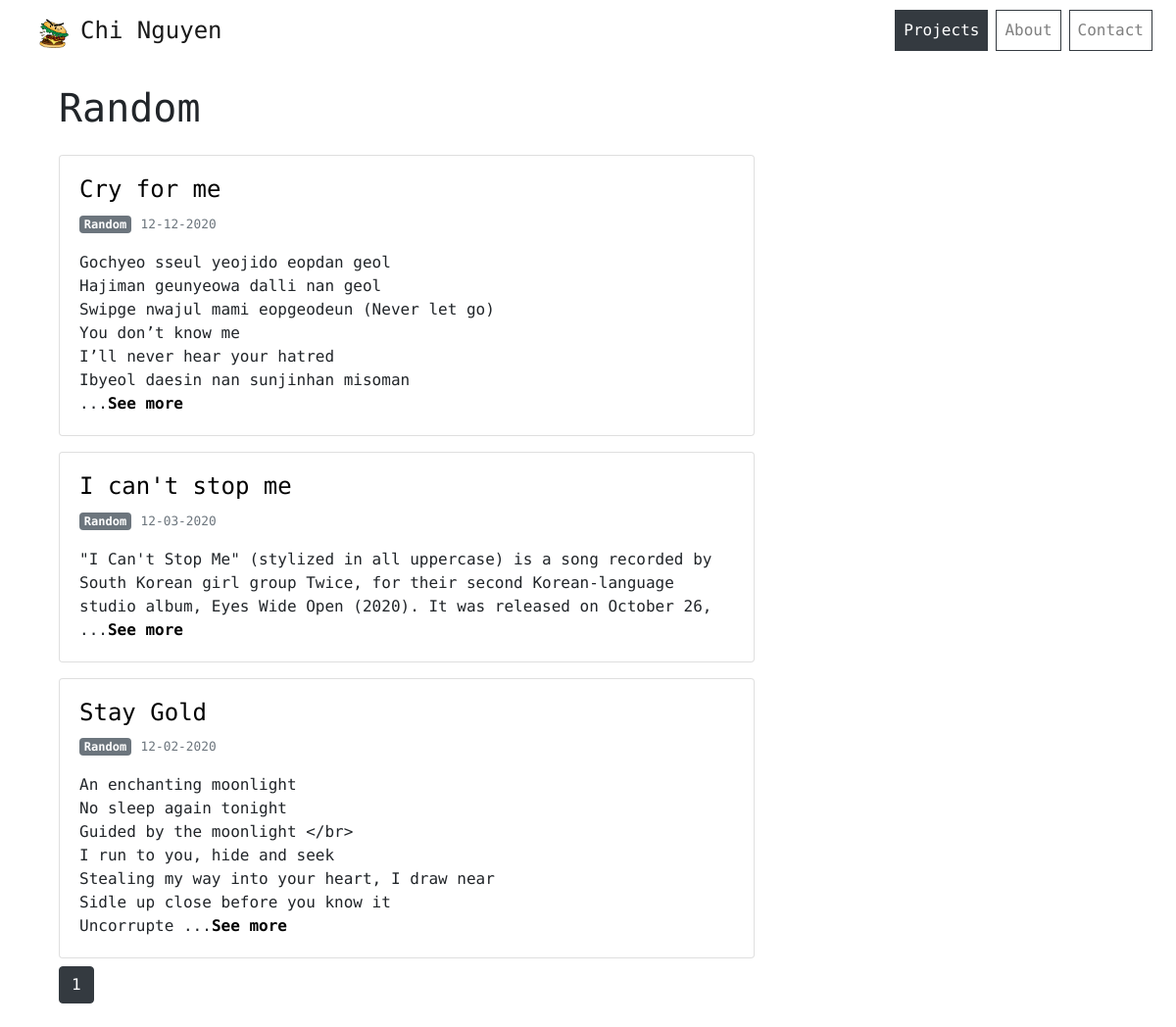
/category/random/, run on the app's committed database.
### chiblog/Blog/blog_model.py (models this page shows, shortened)
class Category(db.Model):
    id = db.Column(db.Integer, primary_key=True)
    name = db.Column(db.String(20), default = 'story')

class Blog(db.Model):
    id = db.Column(db.Integer, primary_key=True)
    title = db.Column(db.String(100), nullable=False)
    content = db.Column(db.Text, nullable=False)
    image = db.Column(db.String(20), nullable=True, default = 'default.jpg')
    created_at = db.Column(db.DateTime, nullable = False, default = datetime.utcnow)
    category_id = db.Column(db.Integer, db.ForeignKey('category.id'), nullable=False)
    category = db.relationship('Category', backref= db.backref('blogs', lazy=True))

### chiblog/Blog/blog_routes.py (the view)
@blog.route("/category/<string:category>", methods=['GET'])
@blog.route("/category/<string:category>/", methods=['GET'])
def category_blog(category):
    cat = Category.query.filter_by(name= category).first()
    page = request.args.get('page', 1, type=int)
    blogs = Blog.query.filter_by(category = cat).order_by(Blog.created_at.desc()).paginate(page=page, per_page=5)
    return render_template('category.html', blogs = blogs, legend = category)

### chiblog/templates/category.html
{% extends "layout.html" %}
{% block content %}
<div class="container-fluid padding">
<div class="row">
    <div class="col-12">
    <h1 class="mt-3">
        {{ legend.capitalize() }}
    </h1>
    </div>
    <div class="col-lg-8 col-md-12">
        {% for blog in blogs.items %}
        <div class="card mt-3 mb-2">
        <div class="card-body">
            <h4 class="mt-0"><a href="{{ url_for('blog.one_blog', blog_id = blog.id) }}">{{ blog.title }}</a></h5>
            <a href="#" class="badge badge-secondary" aria-pressed="true">{{ blog.category.name.capitalize() }}</a>
            <small class="text-muted">{{ blog.created_at.strftime('%m-%d-%Y') }}</small>
            {% if blog.content|length >= 200 %}
            <p class="card-text mt-3"> {{ blog.content[:200] }} ...<a href="{{ url_for('blog.one_blog', blog_id = blog.id) }}"><b>See more</b></a></p>
            {% else %}
            <p class="card-text"> {{ blog.content }}</p>
            {% endif %}
            </div>
        </div>
        {% endfor %}
    </div>
</div>
    {% for page_num in blogs.iter_pages(left_edge=1, right_edge=1, left_current=1, right_current=2) %}
      {% if page_num %}
        {% if blogs.page == page_num %}
          <a class="btn btn-dark mb-4" href="{{ url_for('blog.blogs', page=page_num) }}">{{ page_num }}</a>
        {% else %}
          <a class="btn btn-outline-dark mb-4" href="{{ url_for('blog.blogs', page=page_num) }}">{{ page_num }}</a>
        {% endif %}
      {% else %}
        ...
      {% endif %}
    {% endfor %}
</div>
{% endblock content %}

### chiblog/static/main.css (style rules this page uses)
body { font-family: "Ubuntu Mono", monospace; }
a { color: #000000; }
p { white-space: pre-line; }

### data on the page
Category: capitalize "Random"
Blog: title "Cry for me", category.name "Random", created_at "12-12-2020", content "Gochyeo sseul yeojido eopdan geol Hajiman geunyeowa dalli nan geol Swipge nwajul mami eopgeodeun (Never let go) You don’t know me I’ll never hear your hatred Ibyeol daesin nan sunjinhan misoman"
Blog: title "I can't stop me", category.name "Random", created_at "12-03-2020", content "\"I Can't Stop Me\" (stylized in all uppercase) is a song recorded by South Korean girl group Twice, for their second Korean-language studio album, Eyes Wide Open (2020). It was released on October 26,"
Blog: title "Stay Gold", category.name "Random", created_at "12-02-2020", content "An enchanting moonlight No sleep again tonight Guided by the moonlight </br> I run to you, hide and seek Stealing my way into your heart, I draw near Sidle up close before you know it Uncorrupte"

### other printed values
{{ page_num }} "1"
